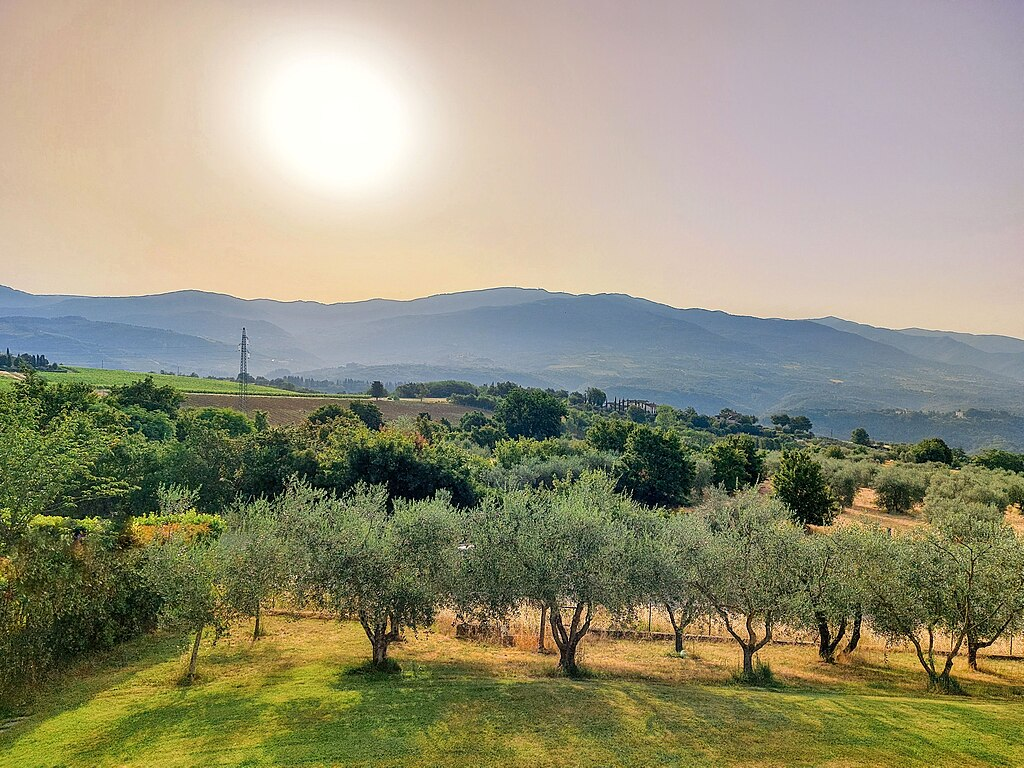
#> input picture Sashank_240725/week2_assignment/image.jpg, 1024 x 768 px, found by its file name
$ jupyter execute Naivedya_240678_Week2_Assignment.ipynb   (text cells are left out)
#> lines starting #> are read from the running program, lines starting #| are printed output that depends on the picture
[cell 1]
# Write your code here
import cv2 as cv
image=cv.imread("image.jpg",cv.IMREAD_GRAYSCALE)
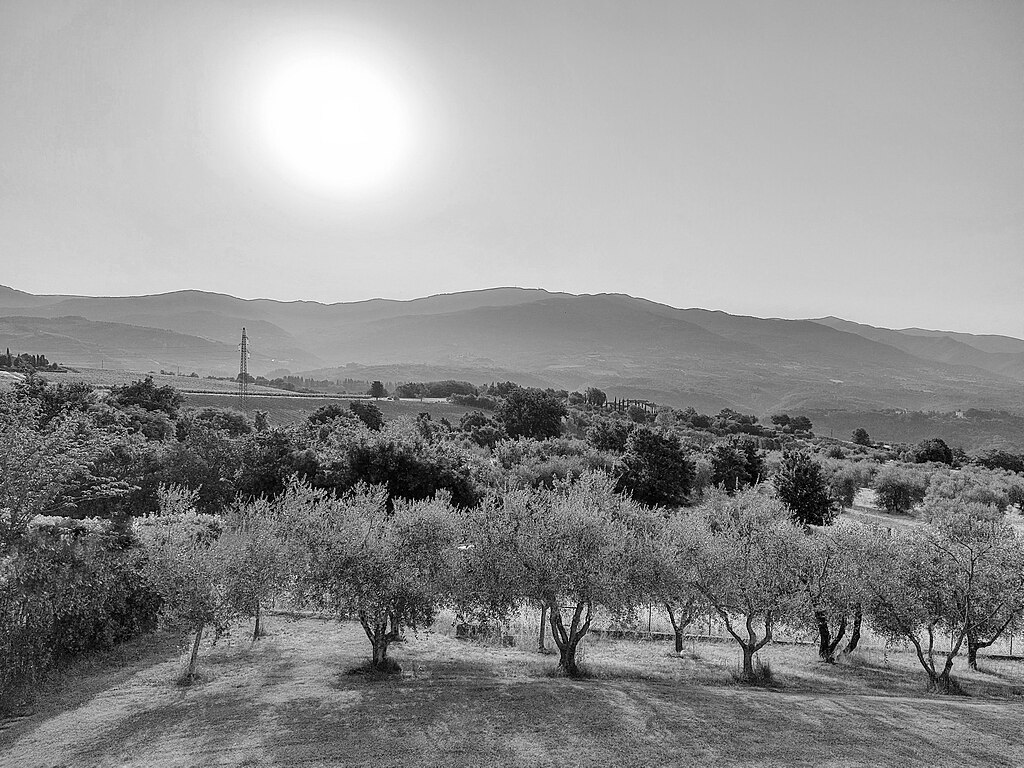
#> image: shape (768, 1024); min 0, max 255, mean 144.6
cv.imwrite("output_gray.jpg",image)
#> Out = True

[cell 2]
# Write your code here
import cv2 as cv
image=cv.imread("image.jpg",cv.IMREAD_GRAYSCALE)
cv.imwrite("output_gray.jpg",image)
#> Out = True

[cell 3]
 # Write your code here.
video=cv.VideoCapture(0)
count=1
while True:
  isTrue,image=video.read()
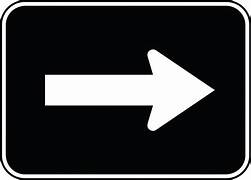
#> input picture BoddupallyUthamTejaSree_240280/Week 3/Image1.jpg, 251 x 180 px, given in place of the camera
#> image is the input picture: shape (180, 251, 3); mean B, G, R 58.3, 56.9, 56.3
  cv.imshow("hello",image)
  if count%30==0:
    cv.imwrite(f"frame {count}.jpg",image)
  count+=1
  cv.waitKey(0)

  if cv.waitKey(0) and 0xFF==ord('F'):
#> (key q is pressed here)
    break
video.release()
cv.destroyAllWindows()
